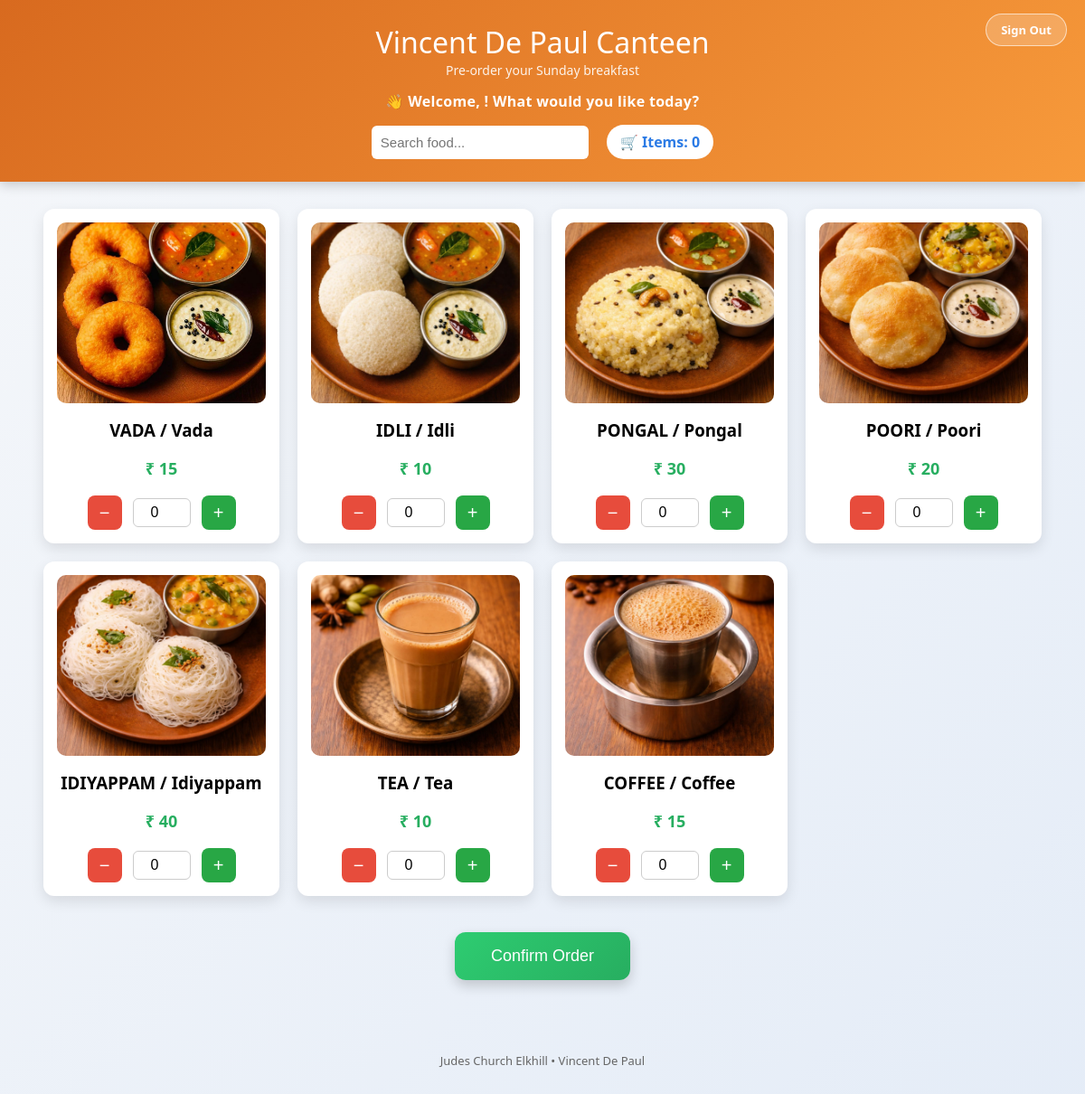
The app's page / (signed in) with its own data.
### orders/models.py (models this page shows, shortened)
class Menu(models.Model):
    name = models.CharField(max_length=100)
    price = models.IntegerField()
    image = models.ImageField(upload_to='menu_images/')
    is_available = models.BooleanField(default=True)

### orders/views.py (the view)
# urls.py: path("", views.menu_page, name="menu"),
@login_required(login_url='/accounts/google/login/')
def menu_page(request):
    items = Menu.objects.filter(is_available=True)
    return render(request, "menu.html", {"items": items})

### orders/templatetags/menu_filters.py (called while the page is built)
@register.filter
def to_image(name):
    english = name.split('/')[0].strip().lower()
    return english + '.jpeg' if english else 'placeholder.jpeg'

@register.filter
def tamil_name(name):
    parts = name.split('/')
    return parts[1].strip() if len(parts) > 1 else name

@register.filter
def to_english(name):
    parts = name.split('/')
    return parts[0].strip().title()

### orders/templates/menu.html (shortened to what this page needs)
{% load static menu_filters %}
<!DOCTYPE html>
<html>
<head>
</head>
<body>
<div class="header">
  <a href="/accounts/logout/" class="signout-btn">Sign Out</a>
  <h1>Vincent De Paul Canteen</h1>
  <div class="subtitle">Pre-order your Sunday breakfast</div>
  <div class="welcome">
    👋 Welcome, <strong>{{ request.user.first_name }}</strong>! What would you like today?
  </div>
  <div class="top-bar">
    <input
      type="text"
      id="search"
      class="search-box"
      placeholder="Search food..."
      onkeyup="searchMenu()">
    <div class="cart">
      🛒 Items: <span id="cartCount">0</span>
    </div>
  </div>
</div>
<form action="/confirm/" method="POST">
<div class="menu-container">
{% for item in items %}
<div class="card">
{% with item.name|to_image as img_file %}
  {% with "images/"|add:img_file as img_path %}
    <img src="{% static img_path %}">
  {% endwith %}
{% endwith %}
<h3>{{ item.name|tamil_name }} / {{ item.name|to_english }}</h3>
<p class="price">₹ {{ item.price }}</p>
{% if item.is_available %}
<div class="qty-container">
<button type="button" class="qty-btn minus" onclick="decrease('{{ item.id }}')">−</button>
<input
type="number"
id="qty_{{ item.id }}"
name="quantity_{{ item.id }}"
value="0"
min="0"
class="qty-input"
readonly>
<button type="button" class="qty-btn plus" onclick="increase('{{ item.id }}')">+</button>
</div>
{% else %}
<p class="sold-out">Sold Out</p>
{% endif %}
</div>
{% endfor %}
</div>
<button class="confirm-btn" type="submit">
Confirm Order
</button>
</form>
<div class="footer">
Judes Church Elkhill • Vincent De Paul
</div>
</body>
</html>

### orders/templates/menu.html (style rules this page uses)
body { font-family:"Segoe UI",Arial,sans-serif; background:linear-gradient(135deg,#f5f7fa,#e4ecf7); margin:0; text-align:center; padding-bottom:120px; }
.header { background:linear-gradient(135deg,#d86a1f,#f79a3b); color:white; padding:25px 10px; box-shadow:0 4px 12px rgba(0,0,0,0.18); position:relative; }
.header h1 { margin:0; font-weight:500; }
.subtitle { font-size:14px; opacity:0.9; }
.welcome { font-size:16px; margin-top:14px; opacity:1; font-weight:600; letter-spacing:0.3px; }
.signout-btn { position:absolute; top:15px; right:20px; background:rgba(255,255,255,0.2); color:white; padding:8px 16px; border-radius:20px; text-decoration:none; font-weight:bold; font-size:13px; border:1.5px solid rgba(255,255,255,0.6); transition:background 0.2s; }
.top-bar { display:flex; justify-content:center; align-items:center; gap:20px; margin-top:15px; flex-wrap:wrap; }
.search-box { padding:10px; border-radius:6px; border:none; width:220px; font-size:15px; }
.cart { background:white; color:#2c7be5; padding:8px 15px; border-radius:20px; font-weight:bold; }
.menu-container { display:grid; grid-template-columns:repeat(auto-fit,minmax(220px,1fr)); gap:20px; width:92%; margin:auto; margin-top:30px; }
.card { background:white; padding:15px; border-radius:12px; box-shadow:0 6px 15px rgba(0,0,0,0.1); transition:transform 0.2s,box-shadow 0.2s; }
.card img { width:100%; height:200px; object-fit:cover; border-radius:10px; }
.card h3 { margin-top:12px; margin-bottom:5px; }
.price { font-size:18px; color:#27ae60; font-weight:bold; }
.qty-container { display:flex; justify-content:center; align-items:center; gap:12px; margin-top:12px; }
.qty-btn { width:38px; height:38px; border:none; font-size:20px; border-radius:8px; cursor:pointer; }
.minus { background:#e74c3c; color:white; }
.plus { background:#28a745; color:white; }
.qty-input { width:50px; text-align:center; font-size:16px; padding:6px; border-radius:6px; border:1px solid #ccc; }
.confirm-btn { margin-top:40px; margin-bottom:40px; padding:16px 40px; font-size:18px; background:linear-gradient(135deg,#2ecc71,#27ae60); color:white; border:none; border-radius:12px; cursor:pointer; box-shadow:0 6px 14px rgba(0,0,0,0.18); transition:transform 0.1s,box-shadow 0.1s; }
.footer { margin-top:40px; font-size:13px; color:#666; }

### records on screen
Menu: name|tamil_name "VADA", name|to_english "Vada", price "15"
Menu: name|tamil_name "IDLI", name|to_english "Idli", price "10"
Menu: name|tamil_name "PONGAL", name|to_english "Pongal", price "30"
Menu: name|tamil_name "POORI", name|to_english "Poori", price "20"
Menu: name|tamil_name "IDIYAPPAM", name|to_english "Idiyappam", price "40"
Menu: name|tamil_name "TEA", name|to_english "Tea", price "10"
Menu: name|tamil_name "COFFEE", name|to_english "Coffee", price "15"
